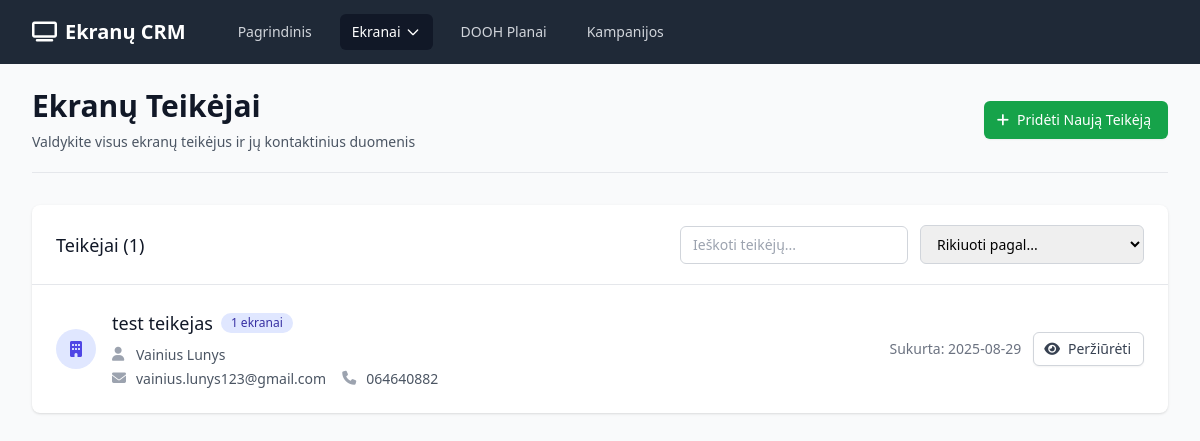
The page /providers on the database as committed earlier.
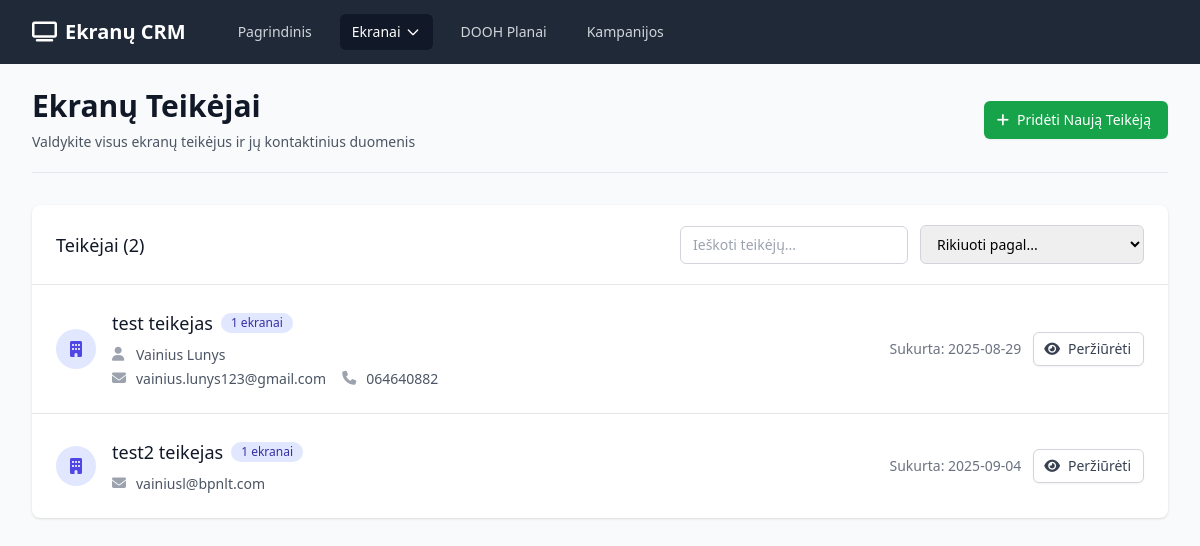
The same page on the database as committed later.
### app.py (models this page shows)
class ScreenProvider(db.Model):
    id = db.Column(db.Integer, primary_key=True)
    name = db.Column(db.String(100), nullable=False)
    email = db.Column(db.String(100))
    phone = db.Column(db.String(20))
    contact_person = db.Column(db.String(100))
    created_at = db.Column(db.DateTime, default=datetime.utcnow)
    screens = db.relationship('Screen', backref='provider', lazy=True, cascade='all, delete-orphan')

### app.py (the view)
@app.route('/providers')
def providers():
    providers = ScreenProvider.query.all()
    return render_template('providers.html', providers=providers)

### templates/providers.html (shortened to what the changed rows need)
{% extends "base.html" %}
{% block content %}
<div class="pb-5 border-b border-gray-200 mb-8">
    <div class="flex justify-between items-center">
        <div>
            <h1 class="text-3xl font-bold text-gray-900">Ekranų Teikėjai</h1>
        </div>
    </div>
</div>
{% if providers %}
<div class="bg-white shadow overflow-hidden sm:rounded-lg mb-8">
    <div class="px-4 py-5 sm:px-6">
        <div class="flex justify-between items-center">
            <h3 class="text-lg leading-6 font-medium text-gray-900">Teikėjai ({{ providers|length }})</h3>
            <div class="flex items-center space-x-3">
                <input type="text" id="providerFilter" placeholder="Ieškoti teikėjų..."
                       class="px-3 py-2 border border-gray-300 rounded-md text-sm focus:outline-none focus:ring-indigo-500 focus:border-indigo-500">
                <select id="sortBy" class="px-3 py-2 border border-gray-300 rounded-md text-sm focus:outline-none focus:ring-indigo-500 focus:border-indigo-500">
                    <option value="">Rikiuoti pagal...</option>
                </select>
            </div>
        </div>
    </div>
    <div class="border-t border-gray-200">
        <ul class="divide-y divide-gray-200" id="providersList">
            {% for provider in providers %}
            <li class="provider-item hover:bg-gray-50">
                <div class="px-4 py-6 sm:px-6">
                    <div class="flex items-center justify-between">
                        <div class="flex items-center">
                            <div class="flex-shrink-0">
                                <div class="h-10 w-10 rounded-full bg-indigo-100 flex items-center justify-center">
                                    <i class="fas fa-building text-indigo-600"></i>
                                </div>
                            </div>
                            <div class="ml-4">
                                <div class="flex items-center">
                                    <p class="text-lg font-medium text-gray-900 provider-name">{{ provider.name }}</p>
                                    <span class="ml-2 inline-flex items-center px-2.5 py-0.5 rounded-full text-xs font-medium bg-indigo-100 text-indigo-800">
                                        {{ provider.screens|length }} ekranai
                                    </span>
                                </div>
                                <div class="mt-2 space-y-1">
                                    {% if provider.contact_person %}
                                    <div class="flex items-center text-sm text-gray-600">
                                        <i class="fas fa-user w-4 h-4 mr-2 text-gray-400"></i>
                                        <span>{{ provider.contact_person }}</span>
                                    </div>
                                    {% endif %}
                                    <div class="flex items-center space-x-4">
                                        {% if provider.email %}
                                        <div class="flex items-center text-sm text-gray-600">
                                            <i class="fas fa-envelope w-4 h-4 mr-2 text-gray-400"></i>
                                            <a href="mailto:{{ provider.email }}" class="hover:text-indigo-600">{{ provider.email }}</a>
                                        </div>
                                        {% endif %}
                                        {% if provider.phone %}
                                        <div class="flex items-center text-sm text-gray-600">
                                            <i class="fas fa-phone w-4 h-4 mr-2 text-gray-400"></i>
                                            <a href="tel:{{ provider.phone }}" class="hover:text-indigo-600">{{ provider.phone }}</a>
                                        </div>
                                        {% endif %}
                                    </div>
                                </div>
                            </div>
                        </div>
                        <div class="flex items-center space-x-3">
                            <span class="text-sm text-gray-500">
                                Sukurta: {{ provider.created_at.strftime('%Y-%m-%d') }}
                            </span>
                            <a href="{{ url_for('provider_detail', id=provider.id) }}"
                               class="inline-flex items-center px-3 py-2 border border-gray-300 shadow-sm text-sm leading-4 font-medium rounded-md text-gray-700 bg-white hover:bg-gray-50 focus:outline-none focus:ring-2 focus:ring-offset-2 focus:ring-indigo-500">
                                <i class="fas fa-eye -ml-0.5 mr-2"></i>
                                Peržiūrėti
                            </a>
                        </div>
                    </div>
                </div>
            </li>
            {% endfor %}
        </ul>
    </div>
</div>
{% endif %}
{% endblock %}

Rows that differ between the two databases and show on the page:
added ScreenProvider: name "test2 teikejas", screens|length "1", email "vainiusl@bpnlt.com", created_at "2025-09-04"
Other text that changed with them:
{{ providers|length }}: "1" → "2"
